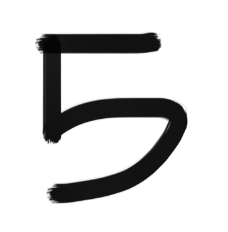
#> input picture perceptron/own-data/5.png, 228 x 232 px, found by its file name
$ python index.py   (older library calls are emulated)
#> lines starting #> are read from the running program, lines starting #| are printed output that depends on the picture
### perceptron/own-data/prepare_img.py
# https://stackoverflow.com/questions/35842274/convert-own-image-to-mnists-image
from PIL import Image, ImageFilter

def imageprepare(argv):
    """
    This function returns the pixel values.
    The imput is a png file location.
    """
#> called with argv = 'own-data/5.png'
    im = Image.open(argv).convert('L')
    width = float(im.size[0])
#> width = 228
    height = float(im.size[1])
#> height = 232
    newImage = Image.new('L', (28, 28), (255))  # creates white canvas of 28x28 pixels
#> newImage: PIL image 28x28 L; every value is 255

    if width > height:  # check which dimension is bigger
        # Width is bigger. Width becomes 20 pixels.
        nheight = int(round((20.0 / width * height), 0))  # resize height according to ratio width
        if (nheight == 0):  # rare case but minimum is 1 pixel
            nheight = 1
            # resize and sharpen
        img = im.resize((20, nheight), Image.ANTIALIAS).filter(ImageFilter.SHARPEN)
        wtop = int(round(((28 - nheight) / 2), 0))  # calculate horizontal position
        newImage.paste(img, (4, wtop))  # paste resized image on white canvas
    else:
        # Height is bigger. Heigth becomes 20 pixels.
        nwidth = int(round((20.0 / height * width), 0))  # resize width according to ratio height
#> nwidth = 20
        if (nwidth == 0):  # rare case but minimum is 1 pixel
            nwidth = 1
            # resize and sharpen
        img = im.resize((nwidth, 20), Image.ANTIALIAS).filter(ImageFilter.SHARPEN)
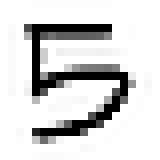
#> img: PIL image 20x20 L (shown 8 times larger); min 0, max 255, mean 213.3
        wleft = int(round(((28 - nwidth) / 2), 0))  # caculate vertical pozition
#> wleft = 4
        newImage.paste(img, (wleft, 4))  # paste resized image on white canvas
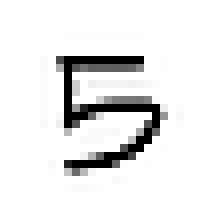
#> newImage: PIL image 28x28 L (shown 8 times larger); min 0, max 255, mean 233.7

    # newImage.save("sample.png")

    tv = list(newImage.getdata())  # get pixel values
#> tv = 784 values, max 255 at index 0, min 0 at index 204, mean 233.7

    # normalize pixels to 0 and 1. 0 is pure white, 1 is pure black.
    tva = [(255 - x) * 1.0 / 255.0 for x in tv]
#> tva = 784 values, max 1 at index 204, min 0 at index 0, mean 0.0835
    # print(tva)
    return tva

### perceptron/multi_layer_perceptron.py
import numpy as np
import random
import json


def sigmoid(x):
    return 1.0 / (1.0 + np.exp(-x))


def sigmoid_derivative(x):
    return sigmoid(x) * (1 - sigmoid(x))


class MultiLayerPerceptron():

    def __init__(self, sizes):
        self.num_layers = len(sizes)
        self.sizes = sizes
        self.biases = [np.random.randn(y, 1) for y in sizes[1:]]
        self.weights = [np.random.randn(y, x)
                        for x, y in zip(sizes[:-1], sizes[1:])]

    def feedforward(self, x):
        """Return the output of the network where `x` is input. x.shape(n,1)"""
        for b, w in zip(self.biases, self.weights):
            x = sigmoid(np.dot(w, x) + b)
        return x

    # [90 lines left out: functions SGD, update_mini_batch, backprop, not called in this run]

    def cost_derivative(self, output_activations, y):
        return output_activations - y

    # [8 lines left out: function evaluate, not called in this run]

    def predict(self, x_data):
        return [np.argmax(self.feedforward(x)) for x in x_data]

    # [9 lines left out: function save, not called in this run]


def load(filename):
    f = open(filename, "r")
    data = json.load(f)
    f.close()
    net = MultiLayerPerceptron(data["sizes"])
    net.weights = [np.array(w) for w in data["weights"]]
    net.biases = [np.array(b) for b in data["biases"]]
    return net

### perceptron/own-data/index.py
import os
import sys
import inspect
import numpy as np

# code for import multi_layer_perceptron from parent folder
current_dir = os.path.dirname(os.path.abspath(
    inspect.getfile(inspect.currentframe())))
parent_dir = os.path.dirname(current_dir)
sys.path.insert(0, parent_dir)

from prepare_img import imageprepare
from multi_layer_perceptron import MultiLayerPerceptron, load
from mnist_loader import vectorized_result

x1 = np.array(imageprepare('own-data/5.png')).reshape((784, 1))
#> x1 has the same summary as tva in imageprepare
X = [x1]

net = load("digit_net.json")
#> (reads perceptron/digit_net.json from the repository)
result = net.predict(X)
#> result = [5]
print(result)
#| [5]
